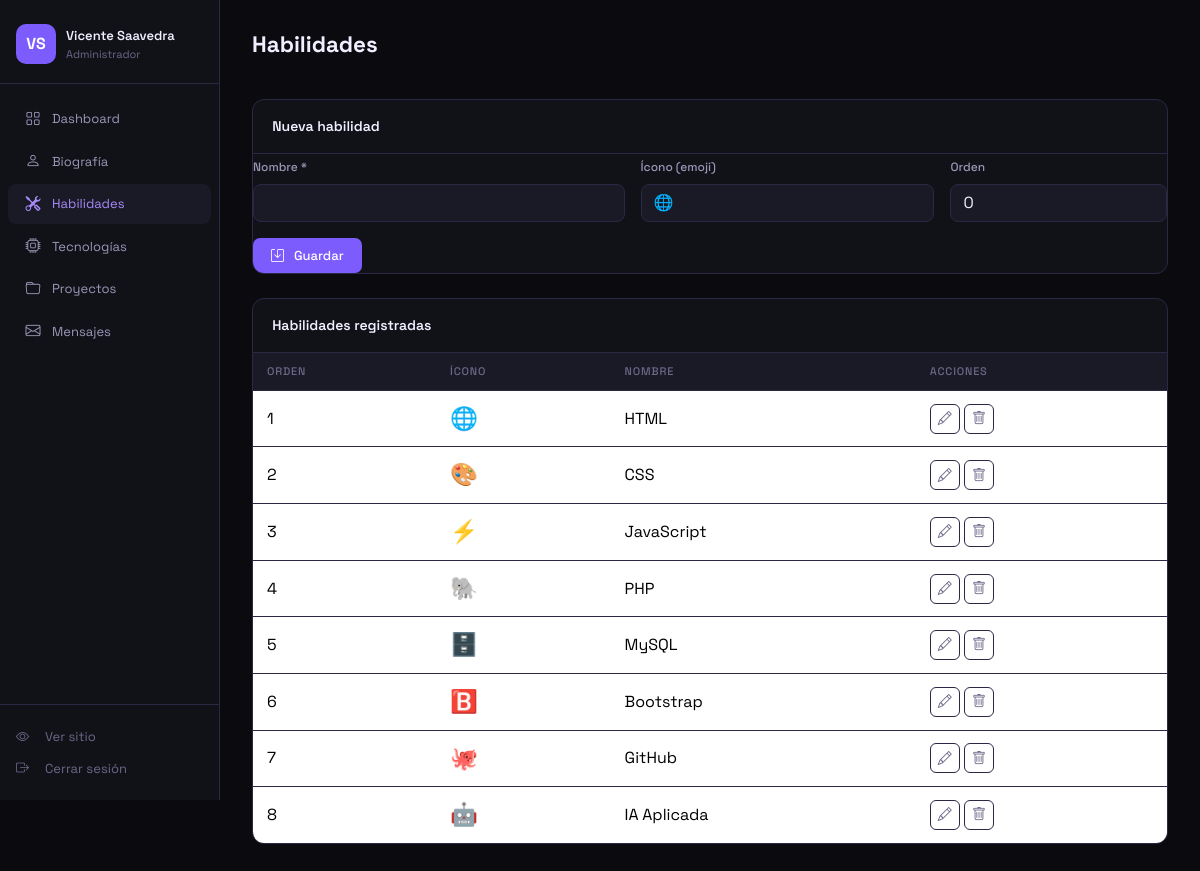
The app's page /admin/habilidades.php (signed in) with its own data.
### tables this page shows
CREATE TABLE IF NOT EXISTS habilidades (
    id          INT AUTO_INCREMENT PRIMARY KEY,
    nombre      VARCHAR(100)  NOT NULL,
    icono       VARCHAR(50)   DEFAULT NULL,    
    orden       INT           DEFAULT 0,
    activo      TINYINT(1)    DEFAULT 1,
    creado_en   TIMESTAMP DEFAULT CURRENT_TIMESTAMP
);

### admin/habilidades.php (the view, shortened to what this page needs)
<?php
$pdo = getDB();
$editData = null;
$habilidades = $pdo->query('SELECT * FROM habilidades WHERE activo=1 ORDER BY orden')->fetchAll();
?>
<!DOCTYPE html>
<html lang="es">
<head>
    <link rel="stylesheet" href="https://cdn.jsdelivr.net/npm/bootstrap@5.3.3/dist/css/bootstrap.min.css">
    <link rel="stylesheet" href="https://cdn.jsdelivr.net/npm/bootstrap-icons@1.11.3/font/bootstrap-icons.min.css">
    <link rel="stylesheet" href="../assets/css/admin.css">
</head>
<body>
<div class="dash-wrapper">
    <?php include 'sidebar.php'; ?>
    <main class="dash-main">
        <div class="dash-header"><h1 class="dash-title">Habilidades</h1></div>
        <div class="dash-card mb-4">
            <div class="dash-card-header">
                <span><?= $editData ? 'Editar habilidad' : 'Nueva habilidad' ?></span>
            </div>
            <form method="POST">
                <div class="row g-3">
                    <div class="col-md-5">
                        <label class="form-label">Nombre *</label>
                        <input type="text" name="nombre" class="form-control" required value="<?= htmlspecialchars($editData['nombre'] ?? '') ?>">
                    </div>
                    <div class="col-md-4">
                        <label class="form-label">Ícono (emoji)</label>
                        <input type="text" name="icono" class="form-control" value="<?= htmlspecialchars($editData['icono'] ?? '') ?>" placeholder="🌐">
                    </div>
                    <div class="col-md-3">
                        <label class="form-label">Orden</label>
                        <input type="number" name="orden" class="form-control" value="<?= $editData['orden'] ?? 0 ?>">
                    </div>
                </div>
                <button type="submit" class="btn btn-accent mt-3"><i class="bi bi-save me-1"></i><?= $editData ? 'Actualizar' : 'Guardar' ?></button>
            </form>
        </div>
        <div class="dash-card">
            <div class="dash-card-header"><span>Habilidades registradas</span></div>
            <table class="table dash-table">
                <thead><tr><th>Orden</th><th>Ícono</th><th>Nombre</th><th>Acciones</th></tr></thead>
                <tbody>
                    <?php foreach ($habilidades as $h): ?>
                    <tr>
                        <td><?= $h['orden'] ?></td>
                        <td style="font-size:1.4rem"><?= htmlspecialchars($h['icono']) ?></td>
                        <td><?= htmlspecialchars($h['nombre']) ?></td>
                        <td>
                            <a href="habilidades.php?edit=<?= $h['id'] ?>" class="btn btn-xs btn-icon"><i class="bi bi-pencil"></i></a>
                            <a href="habilidades.php?delete=<?= $h['id'] ?>" class="btn btn-xs btn-icon btn-danger-icon" onclick="return confirm('¿Eliminar?')"><i class="bi bi-trash"></i></a>
                        </td>
                    </tr>
                    <?php endforeach; ?>
                </tbody>
            </table>
        </div>
    </main>
</div>
</body>
</html>

### assets/css/admin.css (style rules this page uses)
:root { --bg: #0a0a0f; --bg2: #111118; --bg3: #1a1a26; --accent: #7c5cfc; --text: #f0eeff; --text2: #9b97b8; --text3: #6b6888; --border: #2a2845; --sidebar-w: 220px; }
* { margin: 0; padding: 0; box-sizing: border-box; }
body { font-family: 'Space Grotesk', sans-serif; background: var(--bg); color: var(--text); min-height: 100vh; }
.dash-wrapper { display: flex; min-height: 100vh; }
.dash-main { margin-left: var(--sidebar-w); flex: 1; padding: 2rem; }
.dash-header { display: flex; align-items: center; justify-content: space-between; margin-bottom: 2rem; }
.dash-title { font-size: 1.4rem; font-weight: 700; }
.dash-card { background: var(--bg2); border: 1px solid var(--border); border-radius: 12px; overflow: hidden; margin-bottom: 1.5rem; }
.dash-card-header { display: flex; align-items: center; justify-content: space-between; padding: 1rem 1.2rem; border-bottom: 1px solid var(--border); font-size: 14px; font-weight: 600; }
.dash-table { margin-bottom: 0; color: var(--text2); }
.dash-table thead th { background: var(--bg3); color: var(--text3); font-size: 11px; font-weight: 500; text-transform: uppercase; letter-spacing: .8px; border-bottom: 1px solid var(--border); padding: 10px 14px; }
.dash-table tbody td { padding: 11px 14px; border-bottom: 1px solid var(--border); vertical-align: middle; }
.dash-table tbody tr:last-child td { border-bottom: none; }
.form-label { font-size: 12px; color: var(--text2); font-weight: 500; }
.form-control, .form-select { background: var(--bg3) !important; border: 1px solid var(--border) !important; color: var(--text) !important; border-radius: 8px; }
.form-control::placeholder { color: var(--text3) !important; }
.btn-accent { background: var(--accent); color: #fff; border: none; padding: 8px 18px; border-radius: 7px; font-size: 13px; font-weight: 500; cursor: pointer; font-family: inherit; display: inline-flex; align-items: center; gap: 6px; text-decoration: none; transition: background .2s; }
.btn-xs { font-size: 12px; padding: 4px 8px; }
.btn-icon { width: 30px; height: 30px; border-radius: 6px; border: 1px solid var(--border); background: transparent; cursor: pointer; display: inline-flex; align-items: center; justify-content: center; color: var(--text3); font-size: 14px; transition: all .2s; text-decoration: none; }

### records on screen
habilidades: orden "1", icono "🌐", nombre "HTML"
habilidades: orden "2", icono "🎨", nombre "CSS"
habilidades: orden "3", icono "⚡", nombre "JavaScript"
habilidades: orden "4", icono "🐘", nombre "PHP"
habilidades: orden "5", icono "🗄️", nombre "MySQL"
habilidades: orden "6", icono "🅱️", nombre "Bootstrap"
habilidades: orden "7", icono "🐙", nombre "GitHub"
habilidades: orden "8", icono "🤖", nombre "IA Aplicada"

### other values on screen
$_SESSION['admin_name'] "Vicente Saavedra"
